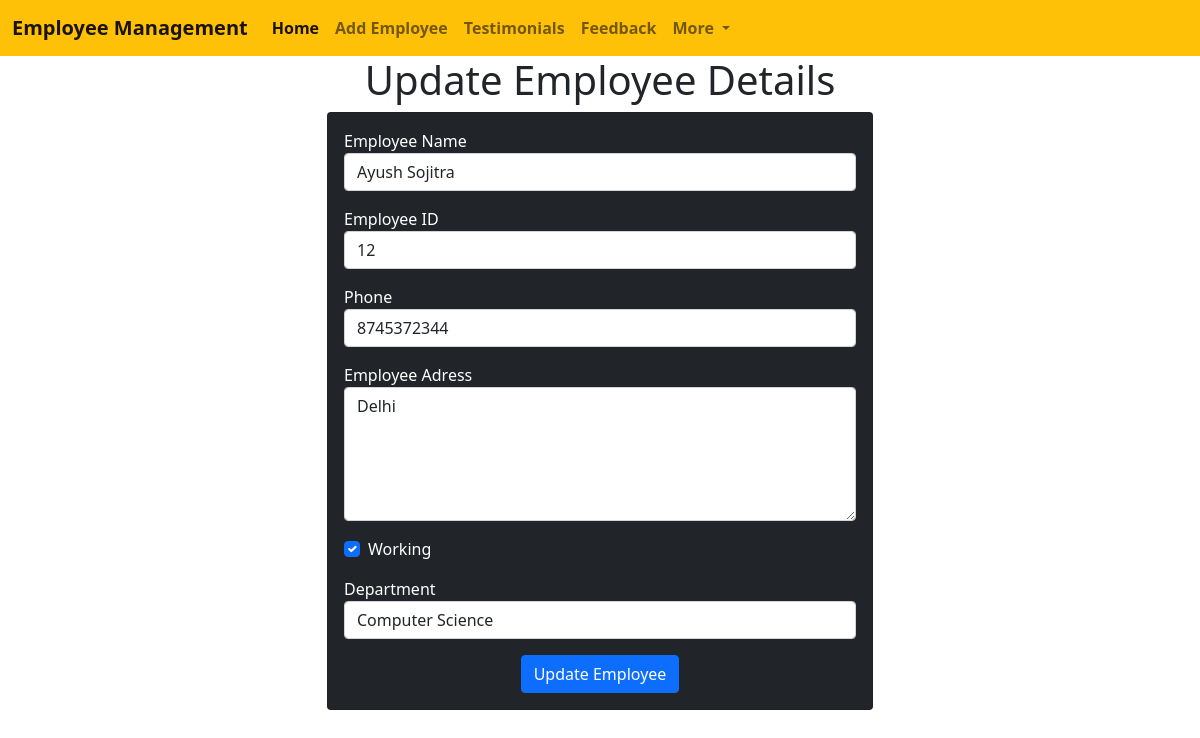
The app's page /update-employee/12 with its own data.
### emp_management/models.py (models this page shows, shortened)
class Employee(models.Model):
    name = models.CharField(max_length=200)
    emp_id = models.CharField(max_length=200)
    phone = models.CharField(max_length=10)
    address = models.CharField(max_length=150)
    working = models.BooleanField(default=True)
    department = models.CharField(max_length=10)

### emp_management/views.py (the view)
# urls.py: path("update-employee/<int:emp_id>", update_employee),
def update_employee(request, emp_id):
    emp = Employee.objects.get(pk=emp_id)
    return render(request, "employee/update_emp.html", {"emp": emp})

### templates/employee/update_emp.html (shortened to what this page needs)
<!DOCTYPE html>
<html lang="en">
  <head>
    <link
      href="https://cdn.jsdelivr.net/npm/bootstrap@5.0.2/dist/css/bootstrap.min.css"
      rel="stylesheet"
    />
  </head>
  <body>
    {% include 'employee/navbar.html' %}
    <h1 class="text-center">Update Employee Details</h1>
    <div class="container">
      <div class="row">
        <div class="col-md-6 offset-md-3">
          <div class="card bg-dark text-white">
            <div class="card-body">
              <form action="/do-update-employee/{{emp.id}}" method="POST">
                <div class="mb-3">
                  <label for="name">Employee Name</label>
                  <input
                    type="text"
                    id="name"
                    name="emp_name"
                    class="form-control"
                    placeholder="Enter emp name"
                    value="{{emp.name}}"
                  />
                </div>
                <div class="mb-3">
                  <label for="id">Employee ID</label>
                  <input
                    type="text"
                    id="id"
                    name="emp_id"
                    class="form-control"
                    placeholder="Enter emp id"
                    value="{{emp.emp_id}}"
                  />
                </div>
                <div class="mb-3">
                  <label for="phone">Phone</label>
                  <input
                    type="text"
                    id="phone"
                    name="emp_phone"
                    class="form-control"
                    placeholder="Enter emp phone"
                    value="{{emp.phone}}"
                  />
                </div>
                <div class="mb-3">
                  <label for="address">Employee Adress</label>
                  <textarea
                    name="emp_address"
                    id="address"
                    class="form-control"
                    rows="5"
                  >{{emp.address}}</textarea>
                </div>
                <div class="mb-3 form-check">
                  <label for="working">Working</label>
                  <input
                     type="checkbox" name="emp_working" id="working" class="form-check-input" value="{{emp.working}}" {% if emp.working %}
                     checked
                   {% endif %} />
                </div>
                <div class="mb-3">
                  <label for="department">Department</label>
                  <select name="emp_department" id="department" class="form-control" value="{{emp.department}}">
                    <option value="CSE">Computer Science</option>
                  </select>
                </div>
                <div class="container text-center">
                  <button class="btn btn-primary">Update Employee</button>
                </div>
              </form>
            </div>
          </div>
        </div>
      </div>
    </div>
  </body>
</html>

### records on screen
Employee: emp_name "Ayush Sojitra", emp_id "12", emp_phone "8745372344", emp_address "Delhi", working "☑", emp_department "Computer Science"
